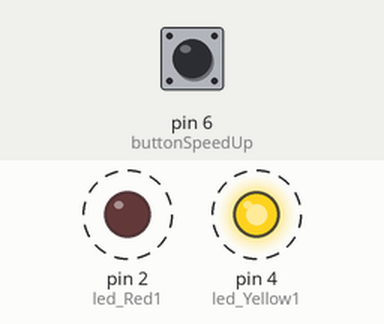
Simulated run of this sketch. Board: Arduino Uno, built with avr-gcc and run on an emulated ATmega328P. On the bench: output pins drawn as LEDs (lit = HIGH). Dashed ring = blinking. The inputs (shaded band) are chosen by the test bench; at power-on: pin 6 (buttonSpeedUp) HIGH.

Above: at 2.8 s.
2.9 s: pin 6 (buttonSpeedUp) pulled LOW for 3.2 s
At 6.5 s:
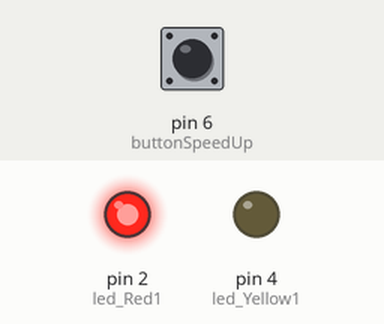
At 7.1 s:
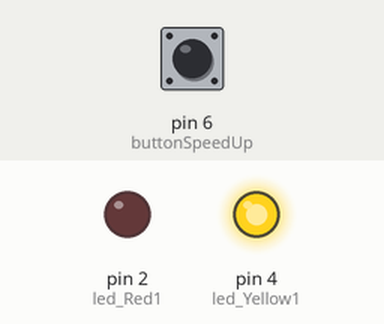
Timing chart, 0 to 16.2 s (numbered marks = the images above; inputs shaded):
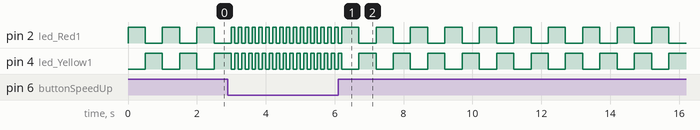

The sketch:

project1_lampu_kelap_kelip.ino
```cpp
#define led_Red1 2
#define led_Yellow1 4
#define buttonSpeedUp 6

void setup() {
  Serial.begin(9600); //monitoring log input
  pinMode(buttonSpeedUp, INPUT);
  //default state = 1
  digitalWrite(buttonSpeedUp, HIGH);
  pinMode(led_Red1, OUTPUT);
  pinMode(led_Yellow1, OUTPUT);


}

void speedMode(int option)
{
  if(option == 1) //Mode Kencang
  {
    digitalWrite(led_Red1, HIGH);
    delay(100);
    digitalWrite(led_Red1, LOW);
    digitalWrite(led_Yellow1, HIGH);
    delay(100);
    digitalWrite(led_Yellow1, LOW);
  }

  else //Mode Lambat
  {
      digitalWrite(led_Red1, HIGH);
      delay(500);
      digitalWrite(led_Red1, LOW);
      digitalWrite(led_Yellow1, HIGH);
      delay(500);
      digitalWrite(led_Yellow1, LOW);
  }
}

void loop() {
  int isButtonSpeedPressed = digitalRead(buttonSpeedUp);

  if(isButtonSpeedPressed == 0) //Jika tombol di pencet
  {
    speedMode(1);
  }

  else
  {
    speedMode(0);
  }

}
```
